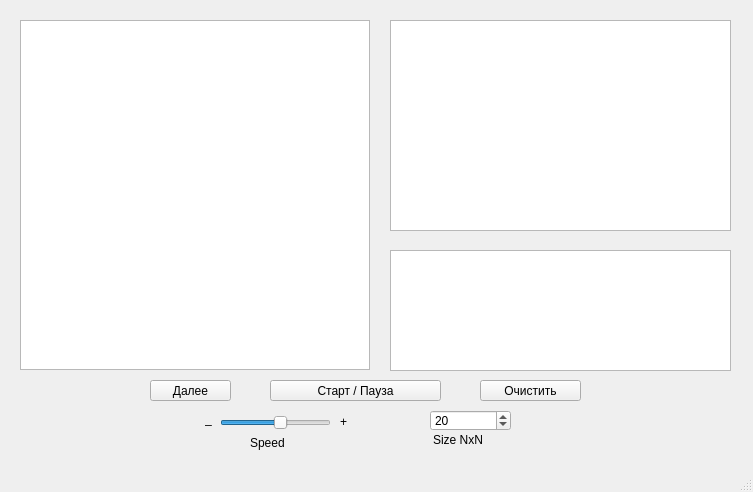
<?xml version="1.0" encoding="UTF-8"?>
<ui version="4.0">
 <class>MainWindow</class>
 <widget class="QMainWindow" name="MainWindow">
  <property name="geometry">
   <rect>
    <x>0</x>
    <y>0</y>
    <width>753</width>
    <height>492</height>
   </rect>
  </property>
  <property name="windowTitle">
   <string>Игра в жизнь</string>
  </property>
  <property name="windowIcon">
   <iconset>
    <normaloff>logo.bmp</normaloff>logo.bmp</iconset>
  </property>
  <widget class="QWidget" name="centralwidget">
   <widget class="GraphicsLayoutWidget" name="PlotView">
    <property name="geometry">
     <rect>
      <x>20</x>
      <y>20</y>
      <width>350</width>
      <height>350</height>
     </rect>
    </property>
   </widget>
   <widget class="QPushButton" name="buttonStartPause">
    <property name="geometry">
     <rect>
      <x>270</x>
      <y>380</y>
      <width>171</width>
      <height>21</height>
     </rect>
    </property>
    <property name="text">
     <string>Старт / Пауза</string>
    </property>
   </widget>
   <widget class="QPushButton" name="tick">
    <property name="geometry">
     <rect>
      <x>150</x>
      <y>380</y>
      <width>81</width>
      <height>21</height>
     </rect>
    </property>
    <property name="text">
     <string>Далее</string>
    </property>
   </widget>
   <widget class="QPushButton" name="buttonClean">
    <property name="geometry">
     <rect>
      <x>480</x>
      <y>380</y>
      <width>101</width>
      <height>21</height>
     </rect>
    </property>
    <property name="text">
     <string>Очистить</string>
    </property>
   </widget>
   <widget class="QTextBrowser" name="infoBox">
    <property name="geometry">
     <rect>
      <x>390</x>
      <y>250</y>
      <width>341</width>
      <height>121</height>
     </rect>
    </property>
   </widget>
   <widget class="QSpinBox" name="sizeOptions">
    <property name="geometry">
     <rect>
      <x>430</x>
      <y>410</y>
      <width>81</width>
      <height>21</height>
     </rect>
    </property>
    <property name="minimum">
     <number>5</number>
    </property>
    <property name="maximum">
     <number>100</number>
    </property>
    <property name="value">
     <number>20</number>
    </property>
   </widget>
   <widget class="QLabel" name="label">
    <property name="geometry">
     <rect>
      <x>433</x>
      <y>433</y>
      <width>60</width>
      <height>14</height>
     </rect>
    </property>
    <property name="text">
     <string>Size NxN</string>
    </property>
   </widget>
   <widget class="GraphicsLayoutWidget" name="PlotView2">
    <property name="geometry">
     <rect>
      <x>390</x>
      <y>20</y>
      <width>341</width>
      <height>211</height>
     </rect>
    </property>
   </widget>
   <widget class="QSlider" name="speedSlide">
    <property name="geometry">
     <rect>
      <x>220</x>
      <y>415</y>
      <width>111</width>
      <height>16</height>
     </rect>
    </property>
    <property name="maximum">
     <number>1800</number>
    </property>
    <property name="value">
     <number>1000</number>
    </property>
    <property name="orientation">
     <enum>Qt::Horizontal</enum>
    </property>
   </widget>
   <widget class="QLabel" name="label_2">
    <property name="geometry">
     <rect>
      <x>250</x>
      <y>433</y>
      <width>91</width>
      <height>20</height>
     </rect>
    </property>
    <property name="text">
     <string>Speed</string>
    </property>
   </widget>
   <widget class="QLabel" name="label_6">
    <property name="geometry">
     <rect>
      <x>340</x>
      <y>414</y>
      <width>16</width>
      <height>16</height>
     </rect>
    </property>
    <property name="text">
     <string>+</string>
    </property>
   </widget>
   <widget class="QLabel" name="label_7">
    <property name="geometry">
     <rect>
      <x>205</x>
      <y>403</y>
      <width>23</width>
      <height>31</height>
     </rect>
    </property>
    <property name="text">
     <string>_</string>
    </property>
   </widget>
  </widget>
  <widget class="QStatusBar" name="statusbar"/>
  <action name="actionNew">
   <property name="text">
    <string>New</string>
   </property>
  </action>
  <action name="actionOpen">
   <property name="text">
    <string>Open .cell</string>
   </property>
  </action>
  <action name="actionClose">
   <property name="text">
    <string>Close</string>
   </property>
  </action>
  <action name="actionExit">
   <property name="text">
    <string>Exit</string>
   </property>
  </action>
  <action name="actionExit_2">
   <property name="text">
    <string>Exit</string>
   </property>
  </action>
  <action name="actionRetina">
   <property name="text">
    <string>Retina</string>
   </property>
  </action>
  <action name="actionKortx">
   <property name="text">
    <string>Kortx</string>
   </property>
  </action>
  <action name="actionKortX">
   <property name="text">
    <string>KortX</string>
   </property>
  </action>
  <action name="actionConway_s_Game_of_Life">
   <property name="text">
    <string>Conway's Game of Life</string>
   </property>
  </action>
 </widget>
 <customwidgets>
  <customwidget>
   <class>GraphicsLayoutWidget</class>
   <extends>QGraphicsView</extends>
   <header>pyqtgraph</header>
  </customwidget>
 </customwidgets>
 <resources/>
 <connections/>
</ui>
